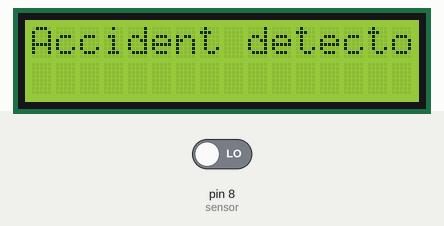
Simulated run of this sketch. Board: Arduino Uno, built with avr-gcc and run on an emulated ATmega328P. Shown: 16×2 character LCD. The test bench sets the inputs (shaded band); at power-on: pin 8 (sensor) LOW. What the sketch prints to the serial monitor is not drawn.

Above: at 0.1 s.
At 3.2 s:
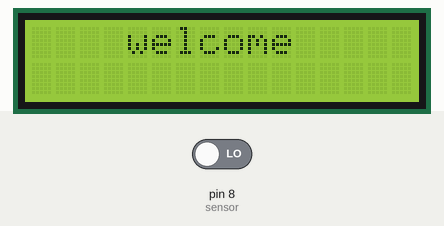
3.3 s: pin 8 (sensor) driven HIGH
At 7.2 s:
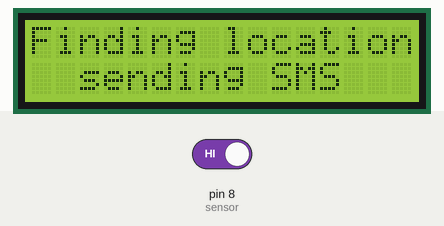
Timing chart, 0 to 8.7 s (numbered marks = the images above; inputs shaded):
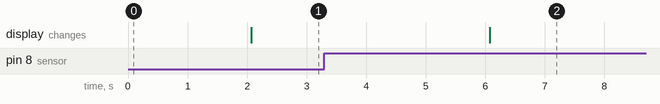

The sketch:

accident_detection.ino
```cpp
#include <LiquidCrystal.h>
#define sensor 8

LiquidCrystal lcd(2,3,4,5,6,7);
void setup()
{
  lcd.begin(16,2); //lcd module
  lcd.print("Accident detector");
 delay(1000);
  lcd.setCursor(2,1);
 delay(1000);
 lcd.print(" system");
  Serial.begin(9600); //Baud rate of the GSM/GPRS Module
  pinMode(sensor,INPUT);

  //digitalWrite(button,HIGH);

}
void sms()
{

Serial.print("\r");
  delay(1000);
  //Serial.print(“AT+CMGF=1\r”);
  Serial.print("AT+CMGF=1\r");
  delay(1000);
  lcd.clear();
  lcd.print("Finding location");
  lcd.setCursor(2,2);
  lcd.print("sending SMS");
  lcd.setCursor(2,2);
 // Serial.print(“AT + CMGS = \”+919948896119\”\r”);
  Serial.print("AT+CMGS=\"+916303451818\"\r");
  delay(1000);
  Serial.print("accident detected location ");
  delay(1000);
  Serial.print(" https://maps.app.goo.gl/CzsDuNrZ9gWCSxHb6");
  delay(1000);
  //Serial.print("");
  //delay(1000);
  Serial.write(0x1A);
  delay(1000);
}
void loop()
{
  //setup();
  if(digitalRead(sensor)==1)
  {

    sms();
    delay(2000);
  }
 if(digitalRead(sensor)==0)
 {
  lcd.clear();
  lcd.print("    welcome");
  delay(1000);
 }
}
```

Measured:
- after the input at 3.3 s, the display: changes after 2.8 s (image 2)
